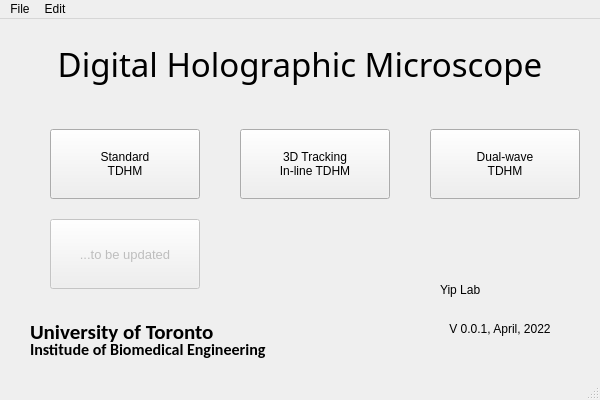
<?xml version="1.0" encoding="UTF-8"?>
<ui version="4.0">
 <class>MainWindow</class>
 <widget class="QMainWindow" name="MainWindow">
  <property name="geometry">
   <rect>
    <x>0</x>
    <y>0</y>
    <width>600</width>
    <height>400</height>
   </rect>
  </property>
  <property name="minimumSize">
   <size>
    <width>600</width>
    <height>400</height>
   </size>
  </property>
  <property name="maximumSize">
   <size>
    <width>600</width>
    <height>400</height>
   </size>
  </property>
  <property name="mouseTracking">
   <bool>false</bool>
  </property>
  <property name="focusPolicy">
   <enum>Qt::TabFocus</enum>
  </property>
  <property name="contextMenuPolicy">
   <enum>Qt::DefaultContextMenu</enum>
  </property>
  <property name="windowTitle">
   <string>Digital Holographic Microscope</string>
  </property>
  <property name="locale">
   <locale language="English" country="Canada"/>
  </property>
  <widget class="QWidget" name="centralwidget">
   <widget class="QLabel" name="label">
    <property name="geometry">
     <rect>
      <x>0</x>
      <y>0</y>
      <width>600</width>
      <height>90</height>
     </rect>
    </property>
    <property name="font">
     <font>
      <family>Arial Black</family>
      <pointsize>25</pointsize>
      <weight>10</weight>
      <italic>false</italic>
      <bold>false</bold>
     </font>
    </property>
    <property name="autoFillBackground">
     <bool>false</bool>
    </property>
    <property name="styleSheet">
     <string notr="true">font: 87 25pt &quot;Arial Black&quot;;


</string>
    </property>
    <property name="text">
     <string>Digital Holographic Microscope</string>
    </property>
    <property name="alignment">
     <set>Qt::AlignCenter</set>
    </property>
   </widget>
   <widget class="QLabel" name="version">
    <property name="geometry">
     <rect>
      <x>400</x>
      <y>300</y>
      <width>200</width>
      <height>20</height>
     </rect>
    </property>
    <property name="styleSheet">
     <string notr="true">font: italic 9pt &quot;Arial&quot;;</string>
    </property>
    <property name="text">
     <string>V 0.0.1, April, 2022</string>
    </property>
    <property name="alignment">
     <set>Qt::AlignCenter</set>
    </property>
   </widget>
   <widget class="QPushButton" name="standard_TDHM">
    <property name="geometry">
     <rect>
      <x>50</x>
      <y>110</y>
      <width>150</width>
      <height>70</height>
     </rect>
    </property>
    <property name="mouseTracking">
     <bool>true</bool>
    </property>
    <property name="toolTip">
     <string>3D Image with Single wavelenth</string>
    </property>
    <property name="statusTip">
     <string>3D Image with Single wavelenth</string>
    </property>
    <property name="whatsThis">
     <string/>
    </property>
    <property name="styleSheet">
     <string notr="true">
font: 87 10pt &quot;Arial Black&quot;;
</string>
    </property>
    <property name="text">
     <string>Standard 
TDHM</string>
    </property>
   </widget>
   <widget class="QPushButton" name="in_line_TDHM">
    <property name="geometry">
     <rect>
      <x>240</x>
      <y>110</y>
      <width>150</width>
      <height>70</height>
     </rect>
    </property>
    <property name="mouseTracking">
     <bool>false</bool>
    </property>
    <property name="toolTip">
     <string>3D cell/particle tracking (please block the reference beam)</string>
    </property>
    <property name="statusTip">
     <string>3D cell/particle tracking (please block the reference beam)</string>
    </property>
    <property name="styleSheet">
     <string notr="true">
font: 87 10pt &quot;Arial Black&quot;;
</string>
    </property>
    <property name="text">
     <string>3D Tracking
In-line TDHM</string>
    </property>
   </widget>
   <widget class="QPushButton" name="pushButton_2">
    <property name="geometry">
     <rect>
      <x>430</x>
      <y>110</y>
      <width>150</width>
      <height>70</height>
     </rect>
    </property>
    <property name="toolTip">
     <string>&lt;html&gt;&lt;head/&gt;&lt;body&gt;&lt;p&gt;Standard TDHM with double wavelength illumination&lt;/p&gt;&lt;/body&gt;&lt;/html&gt;</string>
    </property>
    <property name="statusTip">
     <string>Standard TDHM with double wavelength illumination</string>
    </property>
    <property name="styleSheet">
     <string notr="true">
font: 87 10pt &quot;Arial Black&quot;;
</string>
    </property>
    <property name="text">
     <string>Dual-wave
TDHM</string>
    </property>
   </widget>
   <widget class="QPushButton" name="pushButton_3">
    <property name="enabled">
     <bool>false</bool>
    </property>
    <property name="geometry">
     <rect>
      <x>50</x>
      <y>200</y>
      <width>150</width>
      <height>70</height>
     </rect>
    </property>
    <property name="font">
     <font>
      <family>Arial</family>
      <pointsize>10</pointsize>
      <weight>50</weight>
      <italic>false</italic>
      <bold>false</bold>
     </font>
    </property>
    <property name="styleSheet">
     <string notr="true">font: 10pt &quot;Arial&quot;;
</string>
    </property>
    <property name="text">
     <string>...to be updated</string>
    </property>
   </widget>
   <widget class="QLabel" name="label_2">
    <property name="geometry">
     <rect>
      <x>440</x>
      <y>250</y>
      <width>131</width>
      <height>41</height>
     </rect>
    </property>
    <property name="styleSheet">
     <string notr="true">font: 75 bold 26pt &quot;Calibri&quot;;
</string>
    </property>
    <property name="text">
     <string>Yip Lab</string>
    </property>
   </widget>
   <widget class="QLabel" name="label_3">
    <property name="geometry">
     <rect>
      <x>30</x>
      <y>300</y>
      <width>201</width>
      <height>26</height>
     </rect>
    </property>
    <property name="font">
     <font>
      <family>Calibri</family>
      <pointsize>16</pointsize>
      <weight>75</weight>
      <italic>false</italic>
      <bold>true</bold>
     </font>
    </property>
    <property name="styleSheet">
     <string notr="true">font: 75 bold 16pt &quot;Calibri&quot;;
</string>
    </property>
    <property name="text">
     <string>University of Toronto</string>
    </property>
   </widget>
   <widget class="QLabel" name="label_4">
    <property name="geometry">
     <rect>
      <x>30</x>
      <y>320</y>
      <width>291</width>
      <height>20</height>
     </rect>
    </property>
    <property name="font">
     <font>
      <family>Calibri</family>
      <pointsize>12</pointsize>
      <weight>75</weight>
      <italic>false</italic>
      <bold>true</bold>
     </font>
    </property>
    <property name="styleSheet">
     <string notr="true">font: 75 bold 12pt &quot;Calibri&quot;;
</string>
    </property>
    <property name="text">
     <string>Institude of Biomedical Engineering</string>
    </property>
   </widget>
  </widget>
  <widget class="QMenuBar" name="menubar">
   <property name="geometry">
    <rect>
     <x>0</x>
     <y>0</y>
     <width>600</width>
     <height>22</height>
    </rect>
   </property>
   <widget class="QMenu" name="menuFile">
    <property name="title">
     <string>File</string>
    </property>
   </widget>
   <widget class="QMenu" name="menuEdit">
    <property name="title">
     <string>Edit</string>
    </property>
   </widget>
   <addaction name="menuFile"/>
   <addaction name="menuEdit"/>
  </widget>
  <widget class="QStatusBar" name="statusbar"/>
 </widget>
 <resources/>
 <connections/>
</ui>
